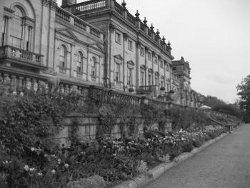
%> input picture test/test.jpg, 250 x 188 px
$ octave --eval "result = Fourier(imread('../test.jpg'));"   (GNU Octave 9; MATLAB toolbox functions it lacks are replaced by stand-ins)
%> lines starting %> are read from the running program, lines starting %| are printed output that depends on the picture
function [direct ,realF, imagF, absF, angleF] = Fourier(img)

F   = fft2(double(img));

realF = real(F);
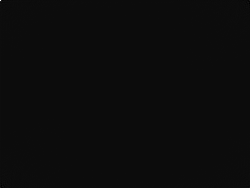
%> realF: size 188x250 double; min -286385.4, max 5439472, mean 118; drawn with min black and max white
imagF = imag(F);
absF = abs(F);
angleF = angle(F);
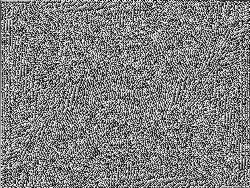
%> angleF: size 188x250 double; min -3.14, max 3.14, mean 6.68e-05; drawn with min black and max white


figure;
subplot(1,3,1);imshow(img);title('original');
subplot(2,3,2);imshow(realF);title('real');
%> after `imshow(realF)`:
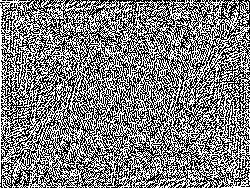
%> displayed picture: size 188x250, on the screen's scale of 0 to 255; min 0, max 255, mean 126.6
subplot(2,3,3);imshow(imagF);title('imaginay');
%> after `imshow(imagF)`:
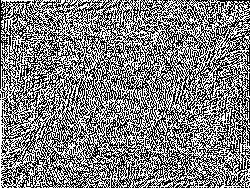
%> displayed picture: size 188x250, on the screen's scale of 0 to 255; min 0, max 255, mean 127.5
subplot(2,3,5);imshow(absF); title('abs');
subplot(2,3,6);imshow(angleF);title('phase');
%> after `imshow(angleF)`:
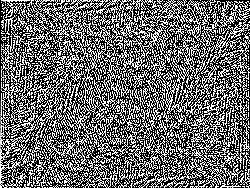
%> displayed picture: size 188x250, on the screen's scale of 0 to 255; min 0, max 255, mean 107.2

direct = F;

end
